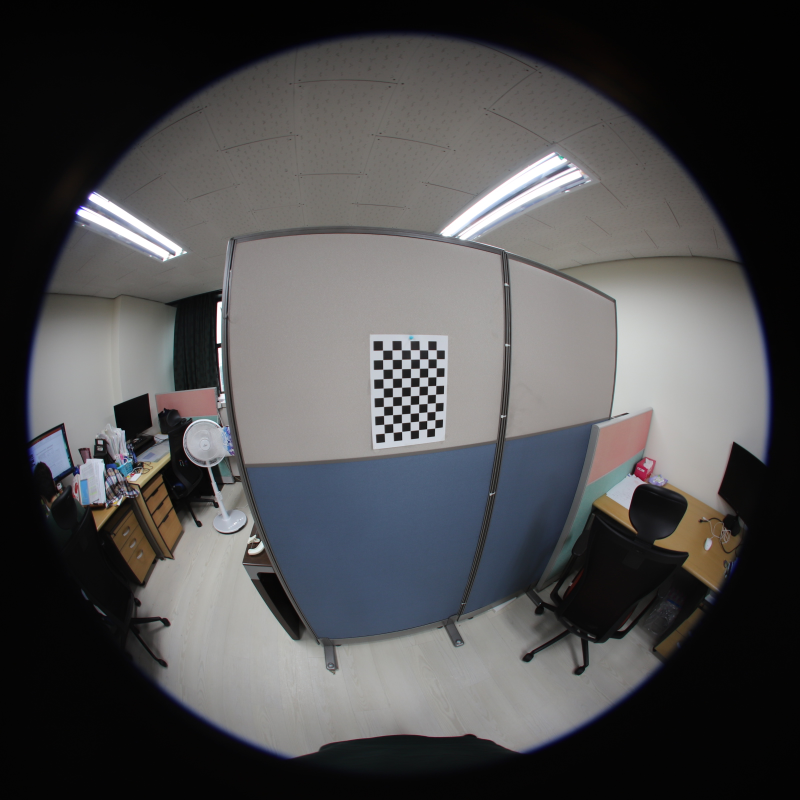
//> input picture example.jpg, 1600 x 1600 px (shown at 1/2 size)
$ ./equidistant_cali ../   (built with g++ and OpenCV 4)
//> lines starting //> are read from the running program, lines starting //| are printed output that depends on the picture; after the words box and inside, x2 and y2 are one past the last pixel; in counts of white or black regions, pixels touching at a corner belong together
// fisheye correction refers from
// https://github.com/astar-ai/calicam_mono/blob/master/calicam_mono.cpp
//proportional to latitude.  (equisolid -> equidistant)
#include <algorithm>
#include <cstdio>
#include <iostream>
#include <regex>
#include <dirent.h>
#include <opencv4/opencv2/opencv.hpp>
#include <opencv4/opencv2/calib3d.hpp>
#include <string>
#include <time.h>
#include <opencv4/opencv2/ccalib.hpp>
#include <opencv4/opencv2/ccalib/omnidir.hpp>
#include <cmath>

const int BOARDWIDTH = 7;
const int BOARDHEIGHT = 10;

float SQUARESIZE = 25;

using namespace std;
using namespace cv;

vector<string> viewlistname;

inline double MatRowMul(cv::Matx33d m, double x, double y, double z, int r) {
  return m(r,0) * x + m(r,1) * y + m(r,2) * z;
}

struct CalibSettings
{
    // [7 lines left out: function getFlag, not called in this run]

    Size getBoardSize()
    {
        return Size(BOARDWIDTH, BOARDHEIGHT);
    }

    float getSquareSize()
    {
        return SQUARESIZE;
    }
};

CalibSettings s;
static void calcBoardCornerPositions(Size boardSize, float squareSize, vector<Point3f>& corners)
{
    corners.clear();
    for (int i = 0; i < boardSize.height; ++i)
        for (int j = 0; j < boardSize.width; ++j)
            corners.push_back(Point3f(j * squareSize, i * squareSize, 0));
}
vector<string> getImageList(string path)
{
//> called with path = "../"
    vector<string> imagesName;
    DIR* dir;
    struct dirent* ent;
    if ((dir = opendir(path.c_str())) != NULL) {
        while ((ent = readdir(dir)) != NULL) {
            string tmpFileName = ent->d_name;
            if (tmpFileName.length() > 4) {
                auto nPos = tmpFileName.find(".jpg");
                if (nPos != string::npos) {
                    imagesName.push_back(path + '/' + tmpFileName);
                    viewlistname.push_back(tmpFileName);
                } else {
                    nPos = tmpFileName.find(".JPG");
                    if (nPos != string::npos)
                        imagesName.push_back(path + '/' + tmpFileName);
                        viewlistname.push_back(tmpFileName);
                }
            }
        }
        closedir(dir);
    }
    return imagesName;
}

// [88 lines left out: function FocalLength, not called in this run]

enum{
        RECTIFY_PERSPECTIVE         = 1,
        RECTIFY_CYLINDRICAL         = 2,
        RECTIFY_LONGLATI            = 3,
        RECTIFY_STEREOGRAPHIC       = 4,
        RECTIFY_FISHEYE             = 5
    };

// [106 lines of commented-out code are left out]

// [203 lines left out: function mInitUndistortRectifyMap, not called in this run]

int main(int argc, char** argv)
{
    srand(time(0));

    if (argc < 2) {
        cout << "Usage: " << argv[0] << " <pic path> [square size(mm)]" << endl;
        return 0;
    }
    if (argc == 3) {
        std::string size;
        size = argv[2];
        SQUARESIZE = std::stof(size);
    }

    string pathDirectory = argv[1];
    auto imagesName = getImageList(pathDirectory);

    vector<vector<Point2f>> imagePoints;
    Size imageSize;
    vector<vector<Point3f>> objectPoints;
    vector<Mat> viewlist;
    for (auto image_name : imagesName) {
        Mat view;
        view = imread(image_name.c_str());
//> view is the input picture: 1600 rows x 1600 cols, CV_8UC3; mean B, G, R 77.9, 77, 77.5

        imageSize = view.size();
//> imageSize = Size(1600, 1600)
        vector<Point2f> pointBuf;
        // find the corners
        bool found = findChessboardCorners(view, s.getBoardSize(), pointBuf, CALIB_CB_ADAPTIVE_THRESH | CALIB_CB_FAST_CHECK | CALIB_CB_ACCURACY |CALIB_CB_NORMALIZE_IMAGE);
//> pointBuf = 70 Points (x, y), first 12: [765.4, 700.5], [784.4, 700.5], [802.9, 700], [820.7, 700.3], [838.8, 699.9], [856, 700.2], [872.6, 700], [765.7, 719.7], [784.5, 719.2], [803.3, 719], [821.4, 718.5], [839, 718.6]; found = true
        if (found) {
            Mat viewGray;
            cvtColor(view, viewGray, COLOR_BGR2GRAY);
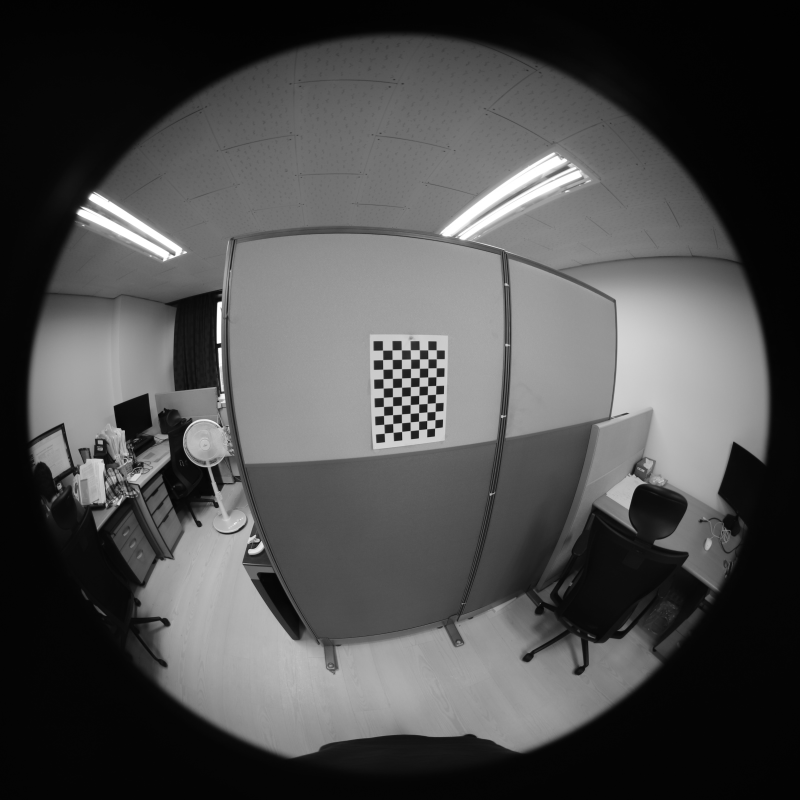
//> viewGray: 1600 rows x 1600 cols, CV_8UC1 (shown at 1/2 size); min 0, max 255, mean 77.3
            cornerSubPix(viewGray, pointBuf, Size(11, 11), Size(-1, -1), TermCriteria(TermCriteria::EPS + TermCriteria::COUNT + TermCriteria::MAX_ITER, imagesName.size(), 1e-10));
//> pointBuf = 70 Points (x, y), first 12: [765.5, 700.6], [784.5, 700.4], [803.1, 700.2], [820.9, 700.2], [839, 700.1], [856.1, 700.1], [872.7, 700.2], [765.8, 719.7], [784.8, 719.3], [803.4, 719], [821.6, 718.7], [839.2, 718.4]
            imagePoints.push_back(pointBuf);
//> imagePoints = 1 point lists
            drawChessboardCorners(view, s.getBoardSize(), Mat(pointBuf), found);
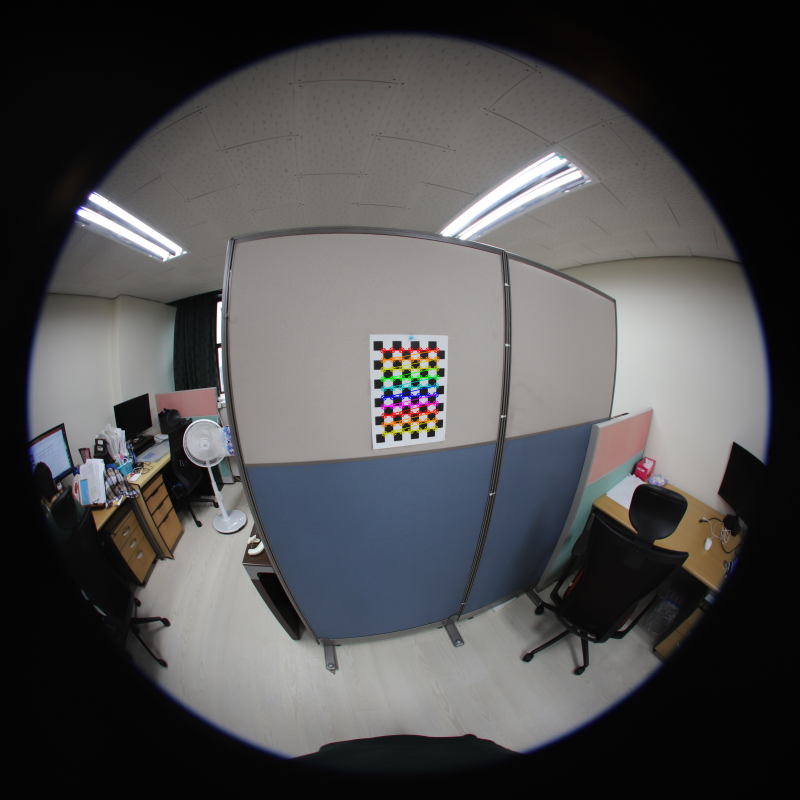
//> view: 1600 rows x 1600 cols, CV_8UC3 (shown at 1/2 size); 0.43% of pixels changed, all inside (x1, y1, x2, y2) = (760, 694, 880, 874)
            cout << image_name << endl;
            viewlist.push_back(view);
            vector<Point3f> obj;
            calcBoardCornerPositions(s.getBoardSize(), s.getSquareSize(), obj);
            objectPoints.push_back(obj);
        } else {
            cout << image_name << " found corner failed! & removed!" << endl;
        }
    }
//> pass 2 of the loop `for (auto image_name : imagesName)`:
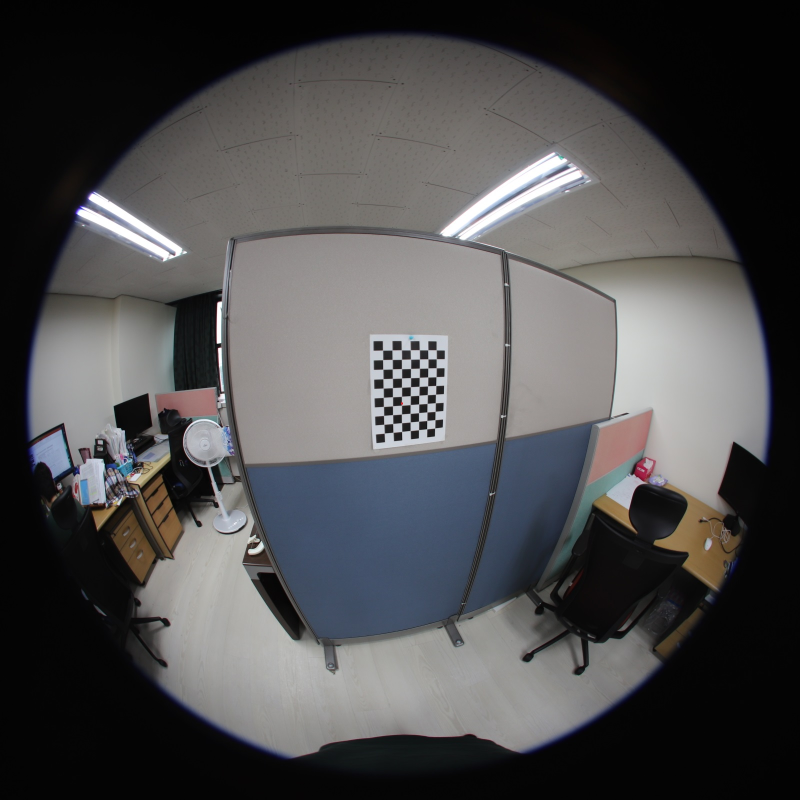
//> input picture ex1.JPG, 1600 x 1600 px (shown at 1/2 size)
//> view is the input picture: 1600 rows x 1600 cols, CV_8UC3; mean B, G, R 78, 77, 77.5
//> `bool found = findChessboardCorners(view, s.getBoardSize(), pointBuf, C..`: pointBuf = 70 Points (x, y), first 12: [765.4, 700.5], [784.4, 700.5], [802.9, 700], [820.7, 700.3], [838.7, 699.8], [856.1, 700.2], [872.6, 700.1], [765.8, 719.7], [784.5, 719.2], [803.3, 719], [821.4, 718.6], [839, 718.6]
//> `cvtColor(view, viewGray, COLOR_BGR2GRAY);`:
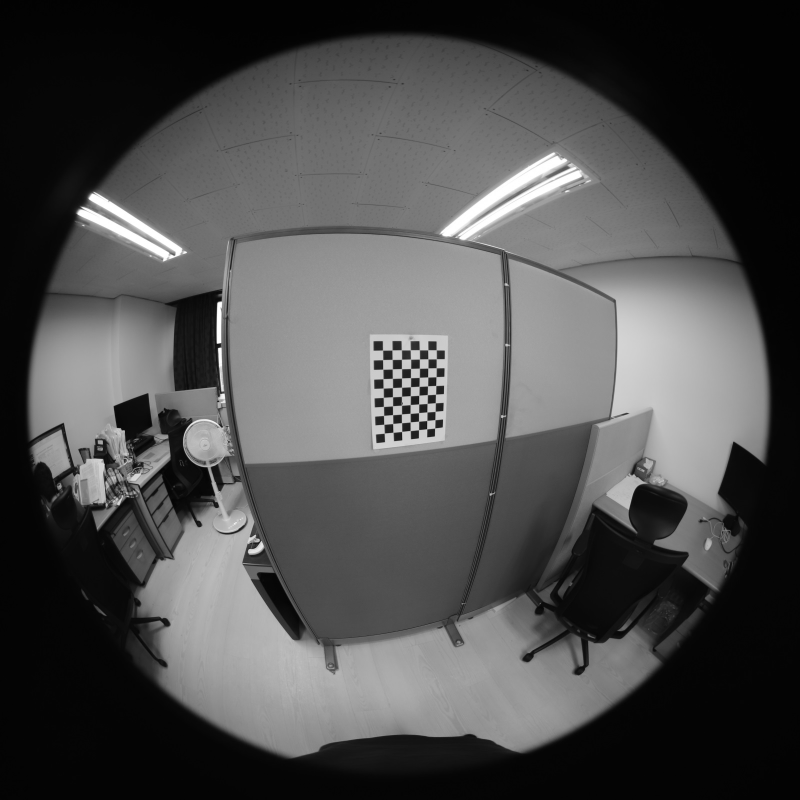
//> viewGray: 1600 rows x 1600 cols, CV_8UC1 (shown at 1/2 size); min 1, max 255, mean 77.3
//> `cornerSubPix(viewGray, pointBuf, Size(11, 11), Size(-1, -1), TermCrite..`: pointBuf = 70 Points (x, y), first 12: [765.5, 700.6], [784.5, 700.4], [803, 700.2], [820.9, 700.2], [839, 700.1], [856.1, 700.1], [872.8, 700.2], [765.8, 719.7], [784.8, 719.3], [803.4, 719], [821.6, 718.7], [839.2, 718.4]
//> imagePoints = 2 point lists
//> `drawChessboardCorners(view, s.getBoardSize(), Mat(pointBuf), found);`:
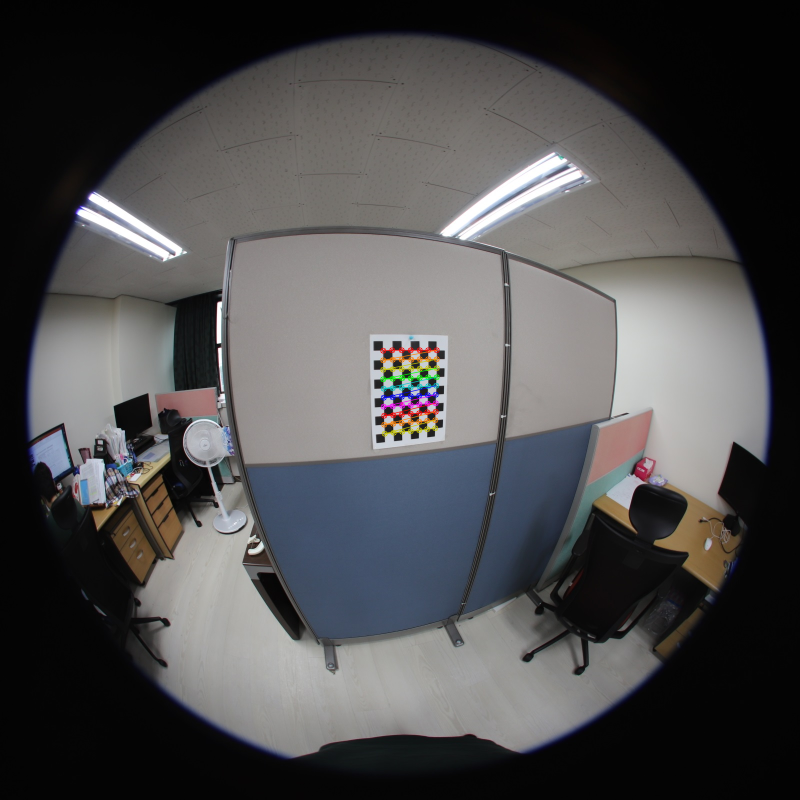
//> view: 1600 rows x 1600 cols, CV_8UC3 (shown at 1/2 size); 0.43% of pixels changed, all inside (x1, y1, x2, y2) = (760, 694, 880, 874)

    cv::Mat cameraMatrix, xi, distCoeffs;

    vector<Mat> rvec, tvec;

    Mat mIdx;

    cout << "-------------imageSize--------------" << endl;
    cout << imageSize << endl;
//| [1600 x 1600]

//> (the run ends here: the program needs code that is not available in this run, at `double rms = omnidir::calibrate(objectPoints, imagePoints, imageSize,c..`)
